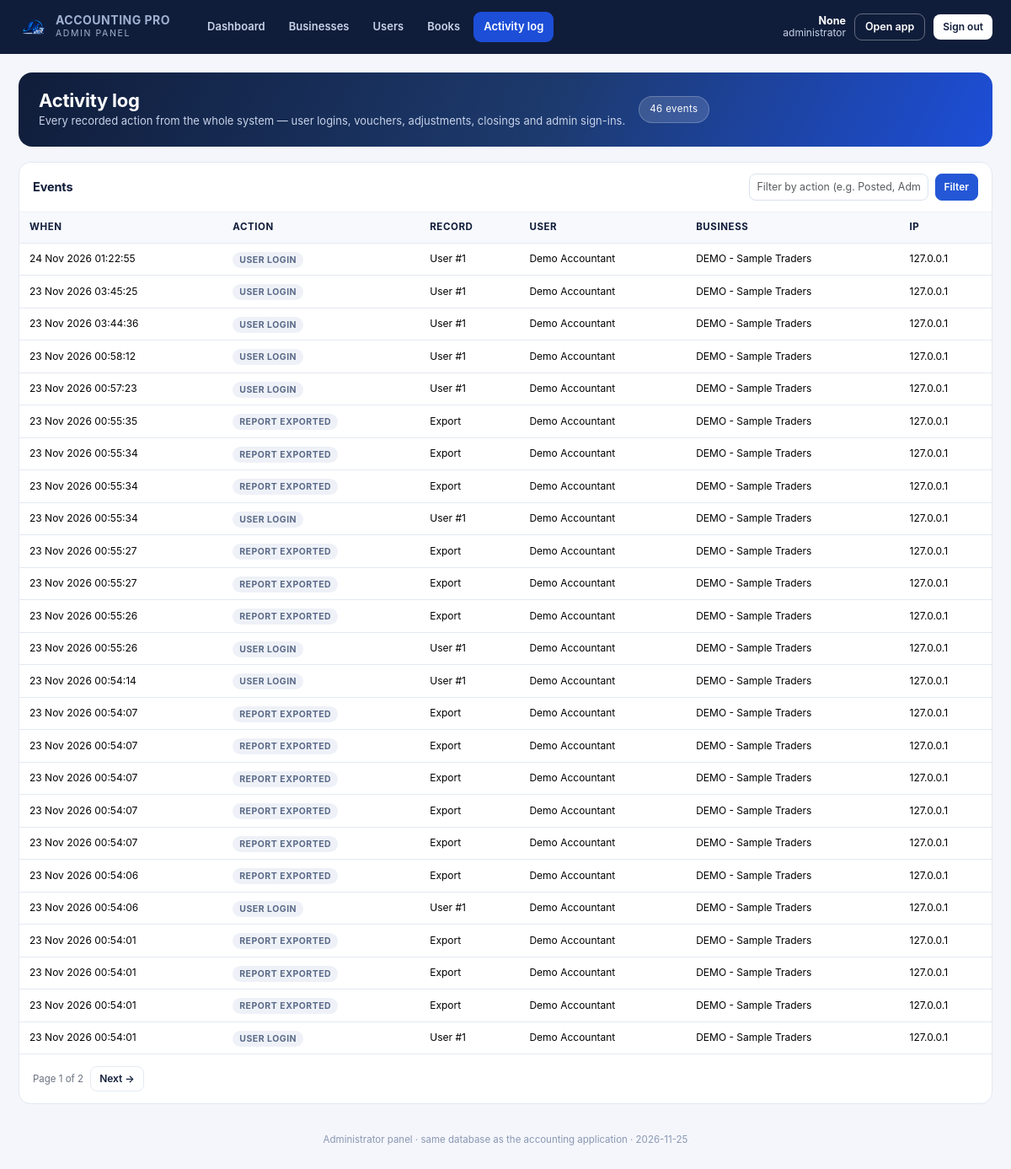
The app's page /admin/activity (signed in) with its own data.
### models.py (models this page shows, shortened)
class AuditLog(db.Model):
    __tablename__ = "audit_logs"
    __table_args__ = (Index("ix_audit_user_time", "user_id", "created_at"),)
    id = db.Column(Integer, primary_key=True)
    user_id = db.Column(Integer, ForeignKey("users.id", ondelete="SET NULL"))
    business_id = db.Column(Integer, ForeignKey("businesses.id", ondelete="SET NULL"))
    action = db.Column(String(60), nullable=False)
    record_type = db.Column(String(60))
    record_id = db.Column(Integer)
    previous_values = db.Column(Text)
    new_values = db.Column(Text)
    ip_address = db.Column(String(60))
    created_at = db.Column(DateTime, default=datetime.utcnow, nullable=False, index=True)

class User(db.Model):
    __tablename__ = "users"
    id = db.Column(Integer, primary_key=True)
    name = db.Column(String(120), nullable=False)
    email = db.Column(String(190), nullable=False, unique=True, index=True)
    password_hash = db.Column(String(255), nullable=False)
    is_active = db.Column(Boolean, default=True, nullable=False)
    reset_token = db.Column(String(120), index=True)
    reset_expires = db.Column(DateTime)
    last_login = db.Column(DateTime)
    created_at = db.Column(DateTime, default=datetime.utcnow, nullable=False)
    businesses = relationship("Business", back_populates="user",
                              cascade="all, delete-orphan")
    settings = relationship("UserSettings", back_populates="user", uselist=False,
                            cascade="all, delete-orphan")

class Business(db.Model):
    __tablename__ = "businesses"
    id = db.Column(Integer, primary_key=True)
    user_id = db.Column(Integer, ForeignKey("users.id", ondelete="CASCADE"),
                        nullable=False, index=True)
    name = db.Column(String(190), nullable=False)
    logo = db.Column(String(255))
    owner_name = db.Column(String(150))
    address = db.Column(Text)
    phone = db.Column(String(50))
    email = db.Column(String(190))
    business_type = db.Column(String(100))
    currency = db.Column(String(8), default="PKR", nullable=False)
    fy_start = db.Column(Date, default=lambda: date(2026, 1, 1), nullable=False)
    fy_end = db.Column(Date, default=lambda: date(2026, 3, 31), nullable=False)
    accounting_method = db.Column(String(20), default="Accrual", nullable=False)
    description = db.Column(Text)
    created_at = db.Column(DateTime, default=datetime.utcnow, nullable=False)
    updated_at = db.Column(DateTime, default=datetime.utcnow, onupdate=datetime.utcnow)
    user = relationship("User", back_populates="businesses")
    periods = relationship("AccountingPeriod", back_populates="business",
                           cascade="all, delete-orphan")
    accounts = relationship("Account", back_populates="business",
                            cascade="all, delete-orphan")

### admin_panel.py (the view)
    @app.route("/admin/activity")
    @admin_required
    def admin_activity():
        page = max(1, int(request.args.get("page", 1) or 1))
        action = (request.args.get("action") or "").strip()
        query = AuditLog.query
        if action:
            query = query.filter(AuditLog.action.ilike(f"%{action}%"))
        total = query.count()
        events = (query.order_by(AuditLog.created_at.desc())
                  .offset((page - 1) * PAGE_SIZE).limit(PAGE_SIZE).all())
        pages = max(1, (total + PAGE_SIZE - 1) // PAGE_SIZE)
        users = {u.id: u for u in User.query.all()}
        businesses = {b.id: b for b in Business.query.all()}
        return render_template("admin/activity.html", events=events, total=total,
                               page=page, pages=pages, action=action,
                               users=users, businesses=businesses)

### admin_panel.py (called while the page is built)
def admin_required(view):
    @wraps(view)
    def wrapped(*args, **kwargs):
        if not session.get("admin_ok"):
            return redirect(url_for("admin_login", next=request.path))
        return view(*args, **kwargs)
    return wrapped

def _admin_credentials(app):
    email = (app.config.get("ADMIN_EMAIL") or "admin@accountingpro.local").strip().lower()
    password = app.config.get("ADMIN_PASSWORD") or "Admin@12345"
    name = app.config.get("ADMIN_NAME") or "System Administrator"
    return email, password, name

### app.py (called while the page is built, shortened)
def current_user():
    if "user_id" not in session:
        return None
    return db.session.get(User, session["user_id"])

def _cached_notifications(business):
    cached = g.get("_notifications")
    if cached is not None:
        return cached
    data = {"total": 0, "items": []}
    g._notifications = data
    return data

def period_label(start, end):
    if not start or not end:
        return "All periods"
    return f"{start.strftime('%d %b %Y')} - {end.strftime('%d %b %Y')}"

### templates/admin/activity.html (shortened to what this page needs)
{% extends 'admin/base.html' %}
{% block content %}
<div class="adm-hero">
  <div><h1>Activity log</h1>
    <p>Every recorded action from the whole system — user logins, vouchers, adjustments,
       closings and admin sign-ins.</p></div>
  <span class="pill">{{ total }} events</span>
</div>
<section class="adm-card">
  <header>
    <h3>Events</h3>
    <form method="get" class="d-flex gap-2">
      <input class="form-control form-control-sm" name="action" value="{{ action }}"
             placeholder="Filter by action (e.g. Posted, Admin)">
      <button class="btn btn-sm btn-primary">Filter</button>
    </form>
  </header>
  <div class="body flush">
    <div class="table-wrap">
      <table class="table align-middle mb-0">
        <thead><tr><th>When</th><th>Action</th><th>Record</th><th>User</th>
          <th>Business</th><th>IP</th></tr></thead>
        <tbody>
        {% for e in events %}
          {% set u = users.get(e.user_id) %}{% set b = businesses.get(e.business_id) %}
          <tr>
            <td class="hint" style="font-size:12px;white-space:nowrap">
              {{ e.created_at.strftime('%d %b %Y %H:%M:%S') if e.created_at else '—' }}</td>
            <td><span class="adm-tag {{ 'info' if e.action.startswith('Admin') else 'muted' }}">{{ e.action }}</span></td>
            <td class="hint" style="font-size:12px">
              {{ e.record_type or '—' }}{% if e.record_id %} #{{ e.record_id }}{% endif %}</td>
            <td class="hint" style="font-size:12px">{{ u.name if u else (e.new_values if e.action.startswith('Admin') else '—') }}</td>
            <td class="hint" style="font-size:12px">{{ b.name if b else '—' }}</td>
            <td class="hint" style="font-size:12px">{{ e.ip_address or '—' }}</td>
          </tr>
        {% else %}
          <tr><td colspan="6" class="hint">No events match.</td></tr>
        {% endfor %}
        </tbody>
      </table>
    </div>
  </div>
  {% if pages > 1 %}
  <div class="body d-flex align-items-center gap-2">
    <span class="hint">Page {{ page }} of {{ pages }}</span>
    {% if page < pages %}
      <a class="btn btn-sm btn-ghost" href="{{ url_for('admin_activity', page=page+1, action=action) }}">Next →</a>
    {% endif %}
  </div>
  {% endif %}
</section>
{% endblock %}

### static/css/style.css (style rules this page uses)
:root { --navy: #101D3A; --navy-700: #1b2b50; --royal: #2457D6; --royal-dark: #1c46ad; --royal-soft: #eaf0ff; --bg: #F5F7FB; --card: #ffffff; --text: #1F2937; --muted: #6B7280; --line: #E4E9F2; --success: #12805C; --success-soft: #e6f6f0; --warning: #B7791F; --warning-soft: #fdf5e6; --danger: #C0392B; --danger-soft: #fdeceb; --info-soft: #e9f2ff; --radius: 14px; --radius-sm: 10px; --shadow: 0 2px 4px rgba(16, 29, 58, .04), 0 8px 24px rgba(16, 29, 58, .06); --shadow-lg: 0 12px 40px rgba(16, 29, 58, .14); --sidebar-w: 264px; --font: "Inter", "Segoe UI", system-ui, -apple-system, "Helvetica Neue", Arial, sans-serif; }
* { box-sizing: border-box; }
html, body { height: 100%; }
body { margin: 0; font-family: var(--font); background: var(--bg); color: var(--text); font-size: 14px; line-height: 1.5; -webkit-font-smoothing: antialiased; overflow-x: hidden; }
a { color: var(--royal); text-decoration: none; }
h1, h2, h3, h4, h5 { color: var(--navy); font-weight: 700; letter-spacing: -.01em; margin: 0; }
h1 { font-size: 1.6rem; }
h3 { font-size: 1.05rem; }
.btn { border-radius: 9px; font-weight: 600; font-size: 13px; padding: 8px 14px; }
.btn-primary { background: var(--royal); border-color: var(--royal); }
.btn-sm { font-size: 12px; padding: 5px 10px; border-radius: 8px; }
.btn-ghost { background: #fff; border: 1px solid var(--line); color: var(--navy); }
.table-wrap { width: 100%; overflow-x: auto; -webkit-overflow-scrolling: touch; }
.table { margin-bottom: 0; font-size: 13px; color: var(--text); }
.table > :not(caption) > * > * { padding: 9px 12px; border-bottom: 1px solid var(--line); }
.table thead th { background: #f7f9fd; color: var(--navy); font-weight: 700; font-size: 11.5px; text-transform: uppercase; letter-spacing: .05em; white-space: nowrap; border-bottom: 1px solid var(--line); }
.form-control, .form-select { border-radius: 9px; border: 1px solid #d9e0ee; font-size: 13.2px; padding: 8px 11px; background: #fff; color: var(--text); }
.form-control-sm, .form-select-sm { font-size: 12.4px; padding: 6px 9px; border-radius: 8px; }
.hint { font-size: 11.5px; color: var(--muted); }

### templates/admin/base.html (style rules this page uses)
.adm-hero { background:linear-gradient(115deg,#101D3A 0%,#1d3a6e 55%,#1d4ed8 100%); color:#fff; border-radius:16px; padding:20px 24px; margin-bottom:18px; display:flex; align-items:center; gap:16px; flex-wrap:wrap; }
.adm-hero h1 { font-size:22px; margin:0; font-weight:700; color:#fff; }
.adm-hero p { margin:2px 0 0; color:#c7d2e8; font-size:13px; }
.adm-hero .pill { background:rgba(255,255,255,.14); border:1px solid rgba(255,255,255,.22); border-radius:999px; padding:6px 12px; font-size:11.5px; letter-spacing:.4px; }
.adm-card { background:#fff; border:1px solid #e3e8f2; border-radius:14px; overflow:hidden; margin-bottom:16px; }
.adm-card > header { padding:13px 16px; border-bottom:1px solid #eef1f7; display:flex; align-items:center; gap:10px; }
.adm-card > header h3 { font-size:14.5px; margin:0; color:#101D3A; font-weight:700; }
.adm-card .body { padding:14px 16px; }
.adm-card .body.flush { padding:0; }
.adm-tag { font-size:10.5px; font-weight:700; letter-spacing:.5px; padding:3px 8px; border-radius:999px; text-transform:uppercase; }
.adm-tag.muted { background:#eef1f7; color:#5a6a88; }

### records on screen
AuditLog: created_at "24 Nov 2026 01:22:55", action "USER LOGIN", record_type "User", record_id "1", ip_address "127.0.0.1"
User: name "Demo Accountant"
Business: name "DEMO - Sample Traders"
AuditLog: created_at "23 Nov 2026 03:45:25", action "USER LOGIN", record_type "User", record_id "1", ip_address "127.0.0.1"
AuditLog: created_at "23 Nov 2026 03:44:36", action "USER LOGIN", record_type "User", record_id "1", ip_address "127.0.0.1"
AuditLog: created_at "23 Nov 2026 00:58:12", action "USER LOGIN", record_type "User", record_id "1", ip_address "127.0.0.1"
AuditLog: created_at "23 Nov 2026 00:57:23", action "USER LOGIN", record_type "User", record_id "1", ip_address "127.0.0.1"
AuditLog: created_at "23 Nov 2026 00:55:35", action "REPORT EXPORTED", record_type "Export", ip_address "127.0.0.1"
AuditLog: created_at "23 Nov 2026 00:55:34", action "REPORT EXPORTED", record_type "Export", ip_address "127.0.0.1"
AuditLog: created_at "23 Nov 2026 00:55:34", action "REPORT EXPORTED", record_type "Export", ip_address "127.0.0.1"
AuditLog: created_at "23 Nov 2026 00:55:34", action "USER LOGIN", record_type "User", record_id "1", ip_address "127.0.0.1"
AuditLog: created_at "23 Nov 2026 00:55:27", action "REPORT EXPORTED", record_type "Export", ip_address "127.0.0.1"
AuditLog: created_at "23 Nov 2026 00:55:27", action "REPORT EXPORTED", record_type "Export", ip_address "127.0.0.1"
AuditLog: created_at "23 Nov 2026 00:55:26", action "REPORT EXPORTED", record_type "Export", ip_address "127.0.0.1"
AuditLog: created_at "23 Nov 2026 00:55:26", action "USER LOGIN", record_type "User", record_id "1", ip_address "127.0.0.1"
AuditLog: created_at "23 Nov 2026 00:54:14", action "USER LOGIN", record_type "User", record_id "1", ip_address "127.0.0.1"
AuditLog: created_at "23 Nov 2026 00:54:07", action "REPORT EXPORTED", record_type "Export", ip_address "127.0.0.1"
AuditLog: created_at "23 Nov 2026 00:54:07", action "REPORT EXPORTED", record_type "Export", ip_address "127.0.0.1"
AuditLog: created_at "23 Nov 2026 00:54:07", action "REPORT EXPORTED", record_type "Export", ip_address "127.0.0.1"
AuditLog: created_at "23 Nov 2026 00:54:07", action "REPORT EXPORTED", record_type "Export", ip_address "127.0.0.1"
AuditLog: created_at "23 Nov 2026 00:54:07", action "REPORT EXPORTED", record_type "Export", ip_address "127.0.0.1"
AuditLog: created_at "23 Nov 2026 00:54:06", action "REPORT EXPORTED", record_type "Export", ip_address "127.0.0.1"
AuditLog: created_at "23 Nov 2026 00:54:06", action "USER LOGIN", record_type "User", record_id "1", ip_address "127.0.0.1"
AuditLog: created_at "23 Nov 2026 00:54:01", action "REPORT EXPORTED", record_type "Export", ip_address "127.0.0.1"
AuditLog: created_at "23 Nov 2026 00:54:01", action "REPORT EXPORTED", record_type "Export", ip_address "127.0.0.1"
AuditLog: created_at "23 Nov 2026 00:54:01", action "REPORT EXPORTED", record_type "Export", ip_address "127.0.0.1"
AuditLog: created_at "23 Nov 2026 00:54:01", action "USER LOGIN", record_type "User", record_id "1", ip_address "127.0.0.1"

### other values on screen
{{ session.get('admin_email') }} "None"
{{ total }} "46"
{{ page }} "1"
{{ pages }} "2"
